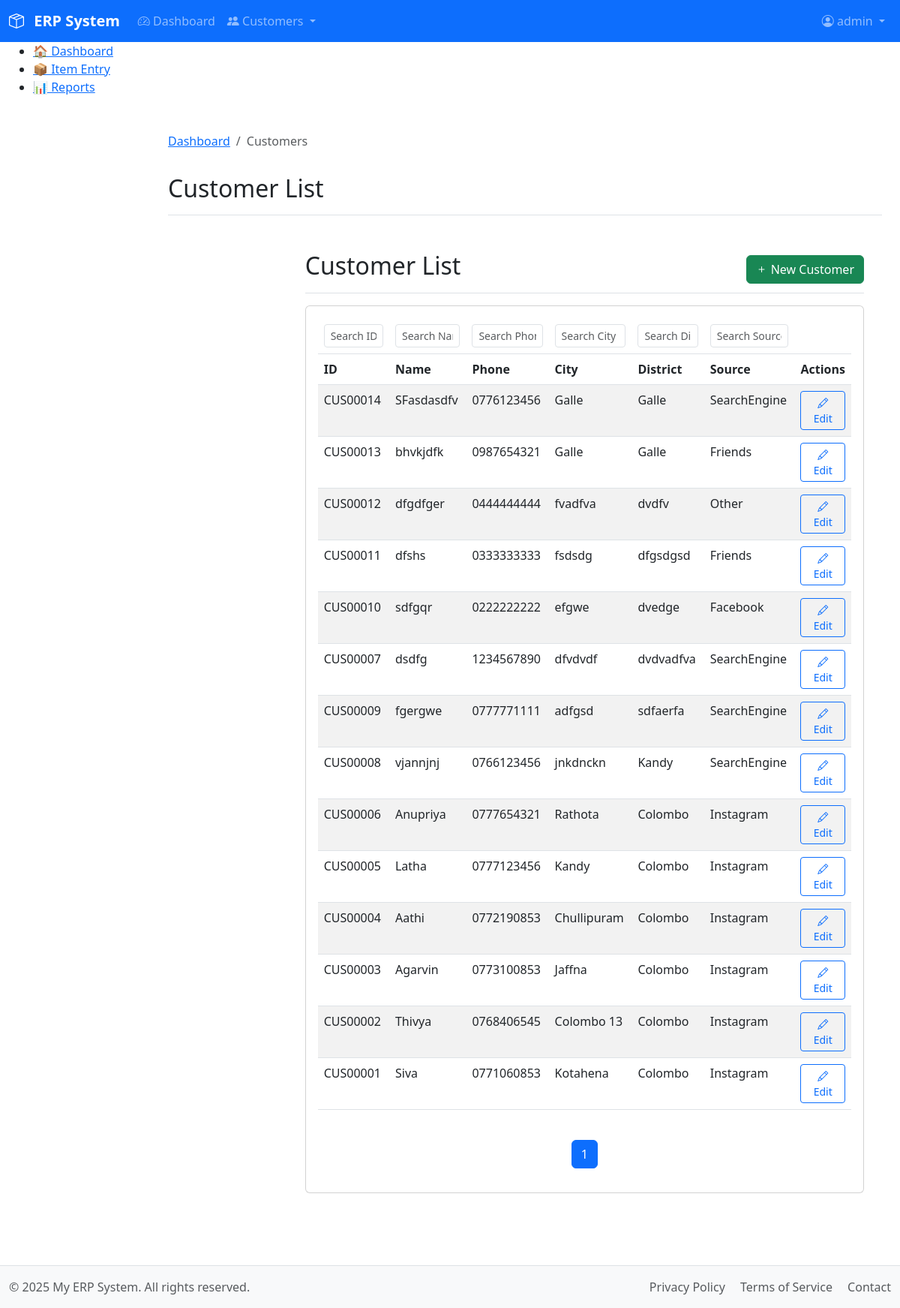
Screenshot of /Site/modules/customer/list_customers.php (signed in) with the database file from the repository.
### tables this page shows
CREATE TABLE `customers` (
  `customer_id` varchar(10) NOT NULL,
  `phone` varchar(15) NOT NULL,
  `name` varchar(100) NOT NULL,
  `address` text DEFAULT NULL,
  `city` varchar(50) DEFAULT NULL,
  `district` varchar(50) DEFAULT NULL,
  `postal_code` varchar(20) DEFAULT NULL,
  `known_by` varchar(50) DEFAULT NULL,
  `email` varchar(100) DEFAULT NULL,
  `first_order_date` date DEFAULT NULL,
  `description` text DEFAULT NULL,
  `profile` text DEFAULT NULL,
  `created_at` datetime NOT NULL,
  `created_by` int(11) NOT NULL,
  `created_by_name` varchar(100) NOT NULL,
  `updated_at` timestamp NULL DEFAULT NULL,
  `updated_by` int(11) DEFAULT NULL,
  `updated_by_name` varchar(255) DEFAULT NULL,
  PRIMARY KEY (`customer_id`),
  UNIQUE KEY `phone` (`phone`),
  KEY `created_by` (`created_by`),
  KEY `updated_by` (`updated_by`),
  CONSTRAINT `customers_ibfk_1` FOREIGN KEY (`created_by`) REFERENCES `users` (`id`),
  CONSTRAINT `customers_ibfk_2` FOREIGN KEY (`updated_by`) REFERENCES `users` (`id`)
);

### Site/modules/customer/list_customers.php (the view, shortened to what this page needs)
<?php
require_once __DIR__ . '/../../includes/header.php';
$page = max(1, $_GET['page'] ?? 1);
$per_page = 20;
$offset = ($page - 1) * $per_page;
$db = db();
$stmt = $db->prepare("SELECT SQL_CALC_FOUND_ROWS customer_id, name, phone, city, district, known_by FROM customers ORDER BY created_at DESC LIMIT ? OFFSET ?");
$stmt->bind_param("ii", $per_page, $offset);
$stmt->execute();
$customers = $stmt->get_result()->fetch_all(MYSQLI_ASSOC);
$total = $db->query("SELECT FOUND_ROWS()")->fetch_row()[0];
$total_pages = ceil($total / $per_page);
?>
<main class="col-md-9 ms-sm-auto col-lg-10 px-md-4">
    <div class="d-flex justify-content-between flex-wrap flex-md-nowrap align-items-center pt-3 pb-2 mb-3 border-bottom">
        <h1 class="h2">Customer List</h1>
        <a href="entry_customer.php" class="btn btn-success">
            <i class="bi bi-plus"></i> New Customer
        </a>
    </div>
    <div class="card">
        <div class="card-body">
            <div class="table-responsive">
                <table class="table table-striped table-hover">
                    <thead>
                        <tr>
                            <th><input type="text" class="form-control form-control-sm live-search" data-column="customer_id" placeholder="Search ID"></th>
                            <th><input type="text" class="form-control form-control-sm live-search" data-column="name" placeholder="Search Name"></th>
                            <th><input type="text" class="form-control form-control-sm live-search" data-column="phone" placeholder="Search Phone"></th>
                            <th><input type="text" class="form-control form-control-sm live-search" data-column="city" placeholder="Search City"></th>
                            <th><input type="text" class="form-control form-control-sm live-search" data-column="district" placeholder="Search District"></th>
                            <th><input type="text" class="form-control form-control-sm live-search" data-column="known_by" placeholder="Search Source"></th>
                            <th></th>
                        </tr>
                        <tr>
                            <th>ID</th>
                            <th>Name</th>
                            <th>Phone</th>
                            <th>City</th>
                            <th>District</th>
                            <th>Source</th>
                            <th>Actions</th>
                        </tr>
                    </thead>
                    <tbody>
                        <?php foreach ($customers as $customer): ?>
                        <tr>
                            <td><?= htmlspecialchars($customer['customer_id']) ?></td>
                            <td><?= htmlspecialchars($customer['name']) ?></td>
                            <td><?= htmlspecialchars($customer['phone']) ?></td>
                            <td><?= htmlspecialchars($customer['city']) ?></td>
                            <td><?= htmlspecialchars($customer['district']) ?></td>
                            <td><?= htmlspecialchars($customer['known_by']) ?></td>
                            <td>
                                <a href="entry_customer.php?customer_id=<?= $customer['customer_id'] ?>"
                                   class="btn btn-sm btn-outline-primary customer-edit-btn">
                                    <i class="bi bi-pencil"></i> Edit
                                </a>
                            </td>
                        </tr>
                        <?php endforeach; ?>
                    </tbody>
                </table>
            </div>
            <nav aria-label="Page navigation">
                <ul class="pagination justify-content-center mt-4">
                    <?php for ($i = 1; $i <= $total_pages; $i++): ?>
                    <li class="page-item <?= $i == $page ? 'active' : '' ?>">
                        <a class="page-link" href="?page=<?= $i ?>"><?= $i ?></a>
                    </li>
                    <?php endfor; ?>
                </ul>
            </nav>
        </div>
    </div>
</main>
<?php require_once __DIR__ . '/../../includes/footer.php'; ?>

### Site/assets/css/main.css (style rules this page uses)
main { padding-top: 1rem; padding-bottom: 3rem; }

### rows the page displays
customers: customer_id "CUS00014", name "SFasdasdfv", phone "0776123456", city "Galle", district "Galle", known_by "SearchEngine"
customers: customer_id "CUS00013", name "bhvkjdfk", phone "0987654321", city "Galle", district "Galle", known_by "Friends"
customers: customer_id "CUS00012", name "dfgdfger", phone "0444444444", city "fvadfva", district "dvdfv", known_by "Other"
customers: customer_id "CUS00011", name "dfshs", phone "0333333333", city "fsdsdg", district "dfgsdgsd", known_by "Friends"
customers: customer_id "CUS00010", name "sdfgqr", phone "0222222222", city "efgwe", district "dvedge", known_by "Facebook"
customers: customer_id "CUS00007", name "dsdfg", phone "1234567890", city "dfvdvdf", district "dvdvadfva", known_by "SearchEngine"
customers: customer_id "CUS00009", name "fgergwe", phone "0777771111", city "adfgsd", district "sdfaerfa", known_by "SearchEngine"
customers: customer_id "CUS00008", name "vjannjnj", phone "0766123456", city "jnkdnckn", district "Kandy", known_by "SearchEngine"
customers: customer_id "CUS00006", name "Anupriya", phone "0777654321", city "Rathota", district "Colombo", known_by "Instagram"
customers: customer_id "CUS00005", name "Latha", phone "0777123456", city "Kandy", district "Colombo", known_by "Instagram"
customers: customer_id "CUS00004", name "Aathi", phone "0772190853", city "Chullipuram", district "Colombo", known_by "Instagram"
customers: customer_id "CUS00003", name "Agarvin", phone "0773100853", city "Jaffna", district "Colombo", known_by "Instagram"
customers: customer_id "CUS00002", name "Thivya", phone "0768406545", city "Colombo 13", district "Colombo", known_by "Instagram"
customers: customer_id "CUS00001", name "Siva", phone "0771060853", city "Kotahena", district "Colombo", known_by "Instagram"

### other values shown
$_SESSION['username'] "admin"
$text "Dashboard"
$text "Customers"
$page_title "Customer List"
